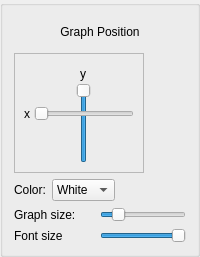
             <widget class="QGroupBox" name="graph_groupBox">
              <property name="enabled">
               <bool>true</bool>
              </property>
              <property name="title">
               <string/>
              </property>
              <layout class="QVBoxLayout" name="verticalLayout_9">
               <item>
                <widget class="QLabel" name="metadata_position_label_4">
                 <property name="enabled">
                  <bool>true</bool>
                 </property>
                 <property name="minimumSize">
                  <size>
                   <width>0</width>
                   <height>30</height>
                  </size>
                 </property>
                 <property name="maximumSize">
                  <size>
                   <width>16777215</width>
                   <height>30</height>
                  </size>
                 </property>
                 <property name="text">
                  <string>Graph Position</string>
                 </property>
                 <property name="alignment">
                  <set>Qt::AlignCenter</set>
                 </property>
                </widget>
               </item>
               <item>
                <widget class="QFrame" name="metadata_position_frame_3">
                 <property name="enabled">
                  <bool>true</bool>
                 </property>
                 <property name="minimumSize">
                  <size>
                   <width>130</width>
                   <height>120</height>
                  </size>
                 </property>
                 <property name="maximumSize">
                  <size>
                   <width>130</width>
                   <height>120</height>
                  </size>
                 </property>
                 <property name="frameShape">
                  <enum>QFrame::StyledPanel</enum>
                 </property>
                 <property name="frameShadow">
                  <enum>QFrame::Raised</enum>
                 </property>
                 <widget class="QSlider" name="graph_position_y">
                  <property name="geometry">
                   <rect>
                    <x>60</x>
                    <y>30</y>
                    <width>20</width>
                    <height>80</height>
                   </rect>
                  </property>
                  <property name="minimumSize">
                   <size>
                    <width>0</width>
                    <height>80</height>
                   </size>
                  </property>
                  <property name="maximumSize">
                   <size>
                    <width>16777215</width>
                    <height>80</height>
                   </size>
                  </property>
                  <property name="value">
                   <number>99</number>
                  </property>
                  <property name="orientation">
                   <enum>Qt::Vertical</enum>
                  </property>
                 </widget>
                 <widget class="QSlider" name="graph_position_x">
                  <property name="geometry">
                   <rect>
                    <x>20</x>
                    <y>50</y>
                    <width>100</width>
                    <height>22</height>
                   </rect>
                  </property>
                  <property name="minimumSize">
                   <size>
                    <width>100</width>
                    <height>0</height>
                   </size>
                  </property>
                  <property name="maximumSize">
                   <size>
                    <width>100</width>
                    <height>16777215</height>
                   </size>
                  </property>
                  <property name="value">
                   <number>0</number>
                  </property>
                  <property name="orientation">
                   <enum>Qt::Horizontal</enum>
                  </property>
                 </widget>
                 <widget class="QLabel" name="label_15">
                  <property name="geometry">
                   <rect>
                    <x>10</x>
                    <y>50</y>
                    <width>16</width>
                    <height>21</height>
                   </rect>
                  </property>
                  <property name="text">
                   <string>x</string>
                  </property>
                 </widget>
                 <widget class="QLabel" name="label_16">
                  <property name="geometry">
                   <rect>
                    <x>64</x>
                    <y>10</y>
                    <width>10</width>
                    <height>21</height>
                   </rect>
                  </property>
                  <property name="text">
                   <string>y</string>
                  </property>
                  <property name="alignment">
                   <set>Qt::AlignCenter</set>
                  </property>
                 </widget>
                </widget>
               </item>
               <item>
                <layout class="QHBoxLayout" name="horizontalLayout_10">
                 <item>
                  <widget class="QLabel" name="label_13">
                   <property name="text">
                    <string>Color:</string>
                   </property>
                  </widget>
                 </item>
                 <item>
                  <widget class="QComboBox" name="graph_color_combobox">
                   <item>
                    <property name="text">
                     <string>White</string>
                    </property>
                   </item>
                   <item>
                    <property name="text">
                     <string>Red</string>
                    </property>
                   </item>
                   <item>
                    <property name="text">
                     <string>Blue</string>
                    </property>
                   </item>
                   <item>
                    <property name="text">
                     <string>Green</string>
                    </property>
                   </item>
                   <item>
                    <property name="text">
                     <string>Black</string>
                    </property>
                   </item>
                  </widget>
                 </item>
                 <item>
                  <spacer name="horizontalSpacer_7">
                   <property name="orientation">
                    <enum>Qt::Horizontal</enum>
                   </property>
                   <property name="sizeHint" stdset="0">
                    <size>
                     <width>40</width>
                     <height>20</height>
                    </size>
                   </property>
                  </spacer>
                 </item>
                </layout>
               </item>
               <item>
                <layout class="QHBoxLayout" name="horizontalLayout_12">
                 <item>
                  <widget class="QLabel" name="metadata_graph_size_label_2">
                   <property name="minimumSize">
                    <size>
                     <width>80</width>
                     <height>0</height>
                    </size>
                   </property>
                   <property name="maximumSize">
                    <size>
                     <width>80</width>
                     <height>16777215</height>
                    </size>
                   </property>
                   <property name="text">
                    <string>Graph size:</string>
                   </property>
                  </widget>
                 </item>
                 <item>
                  <widget class="QSlider" name="metadata_graph_size_slider">
                   <property name="minimum">
                    <number>50</number>
                   </property>
                   <property name="maximum">
                    <number>1000</number>
                   </property>
                   <property name="singleStep">
                    <number>1</number>
                   </property>
                   <property name="value">
                    <number>200</number>
                   </property>
                   <property name="orientation">
                    <enum>Qt::Horizontal</enum>
                   </property>
                  </widget>
                 </item>
                </layout>
               </item>
               <item>
                <layout class="QHBoxLayout" name="horizontalLayout_16">
                 <item>
                  <widget class="QLabel" name="label_17">
                   <property name="minimumSize">
                    <size>
                     <width>80</width>
                     <height>0</height>
                    </size>
                   </property>
                   <property name="maximumSize">
                    <size>
                     <width>90</width>
                     <height>16777215</height>
                    </size>
                   </property>
                   <property name="text">
                    <string>Font size</string>
                   </property>
                  </widget>
                 </item>
                 <item>
                  <widget class="QSlider" name="graph_font_size_slider">
                   <property name="minimum">
                    <number>1</number>
                   </property>
                   <property name="maximum">
                    <number>10</number>
                   </property>
                   <property name="value">
                    <number>10</number>
                   </property>
                   <property name="orientation">
                    <enum>Qt::Horizontal</enum>
                   </property>
                  </widget>
                 </item>
                </layout>
               </item>
              </layout>
             </widget>
